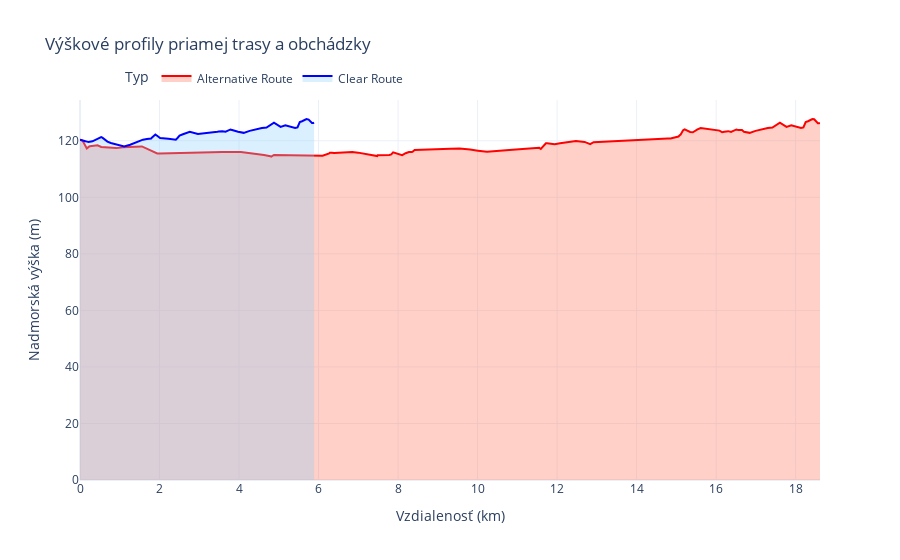

This figure's notebook cell:
### Code cell
# Path to the clear and alternative GPX files
clear_gpx_file = r"C:\Users\relia\Documents\GitHub\Bridges\02_SC_TA\IoT\Routes\M1075_clear.gpx"
alt_gpx_file = r"C:\Users\relia\Documents\GitHub\Bridges\02_SC_TA\IoT\Routes\M1075_alt.gpx"

# Extract data for both routes
clear_distances, clear_elevations = extract_elevation_data(clear_gpx_file)
alt_distances, alt_elevations = extract_elevation_data(alt_gpx_file)

# Create a Plotly figure
fig = go.Figure()

# Add the alternative route's elevation profile
fig.add_trace(go.Scatter(
    x=alt_distances,
    y=alt_elevations,
    mode="lines",
    name="Alternative Route",
    line=dict(color="red"),
    fill='tozeroy',  # Fill area under the line to the x-axis (y=0)
    fillcolor='rgba(255, 99, 71, 0.3)'  # Transparent red fill
))

# Add the clear route's elevation profile
fig.add_trace(go.Scatter(
    x=clear_distances,
    y=clear_elevations,
    mode="lines",
    name="Clear Route",
    line=dict(color="blue"),
    fill='tozeroy',  # Fill area under the line to the x-axis (y=0)
    fillcolor='rgba(135, 206, 250, 0.3)'  # Transparent blue fill
))



# Update the layout
fig.update_layout(
    title="Výškové profily priamej trasy a obchádzky",
    xaxis_title="Vzdialenosť (km)",
    yaxis_title="Nadmorská výška (m)",
    legend=dict(
        title="Typ",
        orientation="h",  # Horizontal legend
        yanchor="bottom",
        y=1.02,
        xanchor="center",
        x=0.25
    ),
    template="plotly_white"
)

# Show the plot
fig.show()

### Figure 1 — Plotly figure (JSON) as saved in the notebook; plotly's stock layout.template omitted (floating-point values rounded to 4 significant figures; data arrays with more than 128 entries replaced by an {"elided": "..."} marker saying what was removed)
{"data": [{"fill": "tozeroy", "fillcolor": "rgba(255, 99, 71, 0.3)", "line": {"color": "red"}, "mode": "lines", "name": "Alternative Route", "type": "scatter", "x": {"elided": "150 float values"}, "y": {"elided": "150 float values"}}, {"fill": "tozeroy", "fillcolor": "rgba(135, 206, 250, 0.3)", "line": {"color": "blue"}, "mode": "lines", "name": "Clear Route", "type": "scatter", "x": [0, 0.06408, 0.1387, 0.1791, 0.1976, 0.2134, 0.3116, 0.3671, 0.5319, 0.5626, 0.5943, 0.6133, 0.6241, 0.6385, 0.6903, 0.7754, 0.8534, 1.111, 1.261, 1.583, 1.683, 1.705, 1.727, 1.762, 1.789, 1.813, 1.83, 1.864, 1.896, 1.948, 1.99, 2.015, 2.222, 2.281, 2.41, 2.452, 2.504, 2.589, 2.636, 2.685, 2.761, 2.965, 3.114, 3.126, 3.139, 3.151, 3.162, 3.271, 3.311, 3.316, 3.332, 3.357, 3.372, 3.457, 3.49, 3.55, 3.579, 3.662, 3.694, 3.71, 3.739, 3.748, 3.767, 3.786, 3.805, 3.824, 3.84, 3.925, 3.975, 4.118, 4.153, 4.167, 4.184, 4.266, 4.575, 4.594, 4.617, 4.69, 4.879, 5.046, 5.165, 5.41, 5.47, 5.528, 5.585, 5.614, 5.633, 5.696, 5.751, 5.835, 5.871, 5.881, 5.888], "y": [120.4, 120, 119.8, 119.7, 119.6, 119.6, 119.8, 120.2, 121.3, 121.1, 120.7, 120.5, 120.4, 120.2, 119.7, 119.2, 118.9, 118, 118.6, 120.4, 120.6, 120.7, 120.7, 120.8, 120.8, 121.2, 121.4, 121.8, 122.2, 121.7, 121.3, 121, 120.7, 120.6, 120.4, 121, 121.8, 122.3, 122.5, 122.8, 123.2, 122.4, 122.6, 122.6, 122.6, 122.6, 122.7, 122.8, 122.8, 122.8, 122.9, 122.9, 122.9, 123.2, 123.3, 123.5, 123.4, 123.2, 123.4, 123.5, 123.8, 123.8, 123.9, 124, 123.9, 123.8, 123.7, 123.4, 123.2, 122.8, 123, 123, 123.1, 123.5, 124.5, 124.5, 124.6, 124.7, 126.4, 124.9, 125.5, 124.5, 124.7, 126.6, 126.9, 127.1, 127.2, 127.7, 127.5, 126.3, 126.3, 126.3, 126.4]}], "layout": {"legend": {"orientation": "h", "title": {"text": "Typ"}, "x": 0.25, "xanchor": "center", "y": 1.02, "yanchor": "bottom"}, "title": {"text": "Výškové profily priamej trasy a obchádzky"}, "xaxis": {"title": {"text": "Vzdialenosť (km)"}}, "yaxis": {"title": {"text": "Nadmorská výška (m)"}}}}
